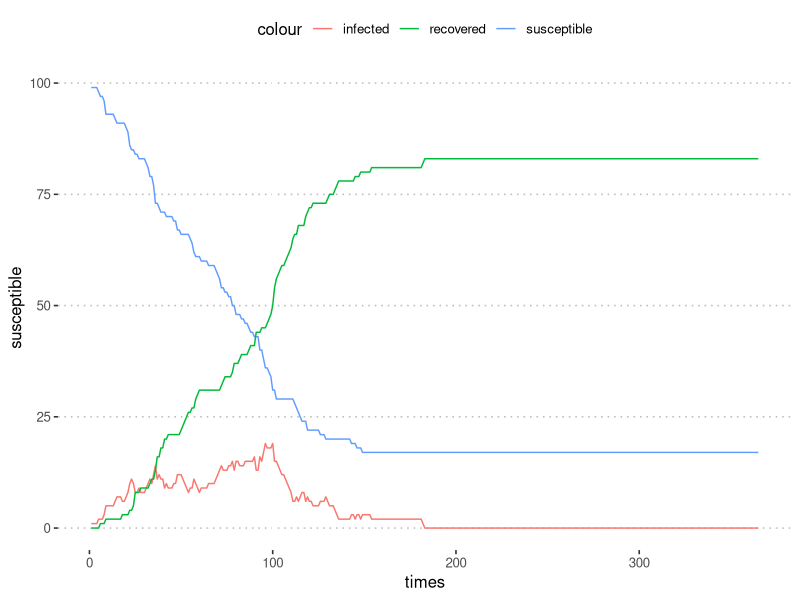
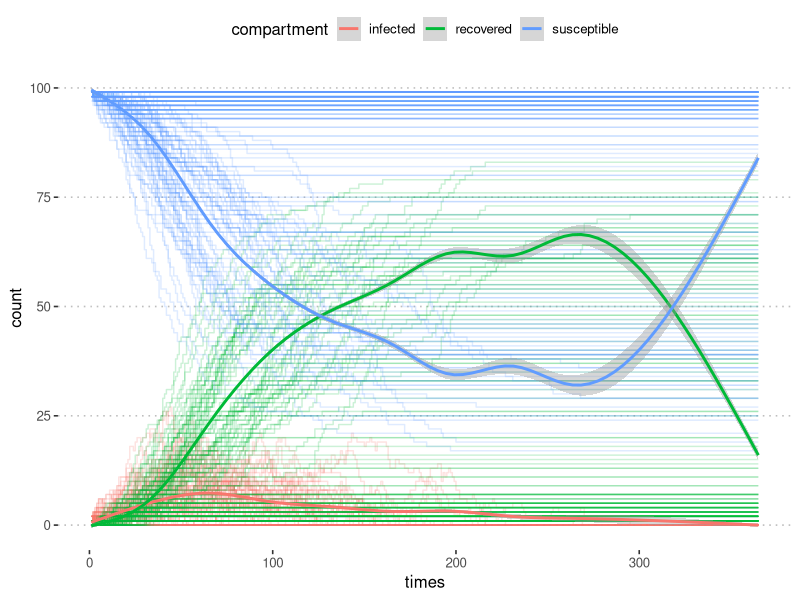

Recreate these plots in R, in order.
# set.seed(250)
# set.seed(2022-08-06)
library(ggplot2)
library(magrittr)
library(tidyverse)

farm_model <- function(n_cows = 100, 
                       ProbInfection = 0.01,
                       ProbRecovery = 1 / 14, 
                       replacement_age = NA, 
                       end_time = 5 * 365) {
  if (is.na(replacement_age)) {
    replacement_age_distr <- function(n_cows) 
      rnorm(n_cows, mean = 1642, sd = 50) %>% 
      round()
  } else {
    #TODO: check that it is numeric(1)
    replacement_age_distr <- function(n_cows) {
      rep.int(replacement_age, n_cows)
    }
  }
  # Create the farm:
  farm <- tibble(id = seq_len(n_cows),
                 age = round(runif(n_cows, 730, 1642)),
                 replacement_age = replacement_age_distr(n_cows),
                 infected = 0
  )
  farm$infected[1] <- 1
  # ProbInfection <- 0.01;
  
  
  # We want to simulate 5 years:
  # end_time <- 5 * 365
  
  # Collect the mean age of the cows in herd over time:
  age_collect <- numeric(end_time)
  times <- seq_len(end_time)
  inf_collect <- matrix(NA, nrow = end_time, ncol = 3) %>% 
    set_colnames(c("susceptible", "infected", "recovered"))
  
  for (t in times)
  {
    past_farm <- farm
    # If cows reach the age of 1642,
    # they are replaced with a new cow that is 2 years old in DIM = 1:
    is_replaced <- which(past_farm$age >= past_farm$replacement_age);
    if (length(is_replaced) > 0) {
      farm$age[is_replaced] <- 730
      farm$replacement_age[is_replaced] <- replacement_age_distr(length(is_replaced))
    }
    
    # Add one day to the age of all the animals, for each simulated:
    farm$age <- farm$age + 1
    
    # disease
    susceptible <- which(past_farm$infected == 0)
    total_infected <- sum(past_farm$infected == 1)
    infect_rate <- total_infected * ProbInfection / n_cows
    infect_probability <- 1 - exp(-infect_rate)
    # print(all.equal(infect_rate, infect_probability))
    NewInf <- susceptible[rbinom(length(susceptible), 1, prob = infect_probability) == 1]
    if (length(NewInf) > 0) {
      farm$infected[NewInf] <- 1
    }
    
    # recovery
    pot_recovered <- which(past_farm$infected == 1)
    NewRecovered <- pot_recovered[
      rbinom(length(pot_recovered), 1, prob = ProbRecovery) == 1
    ]
    if (length(NewRecovered) > 0) {
      farm$infected[NewRecovered] <- 2
    }
    
    # Save the number of susceptible and infected:
    sus <- sum(farm$infected == 0)
    inf <- sum(farm$infected == 1)
    rec <- sum(farm$infected == 2)
    inf_collect[t, 1] <- sus
    inf_collect[t, 2] <- inf
    inf_collect[t, 3] <- rec
    
    # Save the daily mean age of all cows:
    age_collect[t] <- mean(farm$age)
    
    # terminate early if infection is over..
    # what about recovered after infection is over?
    if (inf == 0) {
      break
    }
  }
  last_t <- t
  list(age_collect = age_collect[c(seq_len(last_t), last_t)],
       times = times[c(seq_len(last_t), end_time)],
       replacement_age = replacement_age[c(seq_len(last_t), last_t)],
       disease_collect = inf_collect[c(seq_len(last_t), last_t),, drop = FALSE] %>% as_tibble())
}
farm_model(
  end_time = 1 * 365,
  ProbInfection = 0.10,
  ProbRecovery = 1 /  14,
  replacement_age = NA) %>% 
  # assign(x = "replacement_age", value = NULL) %>% 
  as_tibble() %>% 
  unpack(disease_collect) %>% 
  
  #' stop at 100% infected (plus 10 more time steps)
  # slice(seq_len(which(.$susceptible == 0)[1] + 10)) %>% 
  
  ggplot() +
  aes(times) + 
  geom_line(aes(y = susceptible, color = "susceptible")) +
  geom_line(aes(y = infected, color = "infected")) +
  geom_line(aes(y = recovered, color = "recovered")) +
  # scale_color_viridis_c(option = "A") +
  ggpubr::theme_pubclean()



repetitions <- 250
tibble(
  rep_id = seq_len(repetitions)
) %>% 
  rowwise() %>%
  mutate(results = 
           farm_model(
             end_time = 1 * 365,
             ProbInfection = 0.10,
             ProbRecovery = 1 /  14,
             replacement_age = NA) %>% 
           list()) %>% 
  ungroup() ->
  output_df

output_df %>% 
  hoist(results, "disease_collect", "times") %>% 
  select(-results) %>% 
  unnest() %>% 
  
  glimpse() %>% 
  
  pivot_longer(c(susceptible, infected, recovered), names_to = "compartment",
               values_to = "count") %>% 
  
  identity() %>% 
  ggplot() + 
  aes(times, count) + 
  geom_step(
    alpha = 0.2, 
    aes(color = compartment, group = str_c(compartment, rep_id))) + 
  
  geom_smooth(aes(group = compartment, color = compartment)) + 
  
  # scale_color_viridis_c(option = "A") +
  ggpubr::theme_pubclean()


